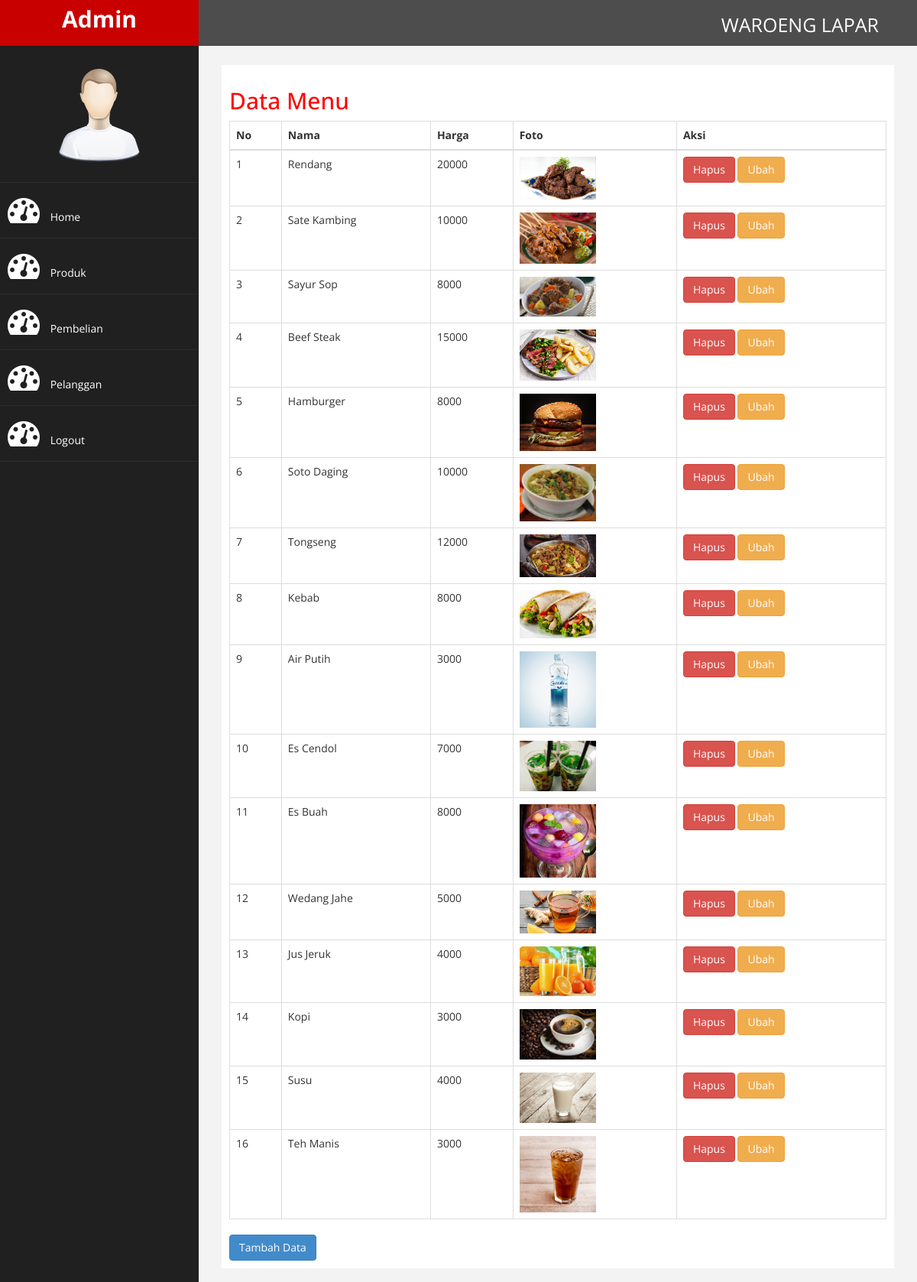
Screenshot of /admin/admin.php?halaman=produk (signed in) with the database file from the repository.
### tables this page shows
CREATE TABLE `produk` (
  `id_produk` int(11) NOT NULL,
  `nama_produk` varchar(150) NOT NULL,
  `harga_produk` varchar(300) NOT NULL,
  `foto_produk` varchar(100) NOT NULL
);

### admin/produk.php (the view)
<h2>Data Menu</h2>
<table class="table table-bordered">
	<thead>
		<tr>
			<th>No</th>
			<th>Nama</th>
			<th>Harga</th>
			<th>Foto</th>
			<th>Aksi</th>
		</tr>
	</thead>
	<tbody>
		<?php $nomor=1; ?>
		<?php $ambil=$koneksi->query("SELECT * FROM produk"); ?>
		<?php while($pecah=$ambil->fetch_assoc()){ ?>
		<tr>
			<td><?php echo $nomor; ?></td>
			<td><?php echo $pecah['nama_produk'];?></td>
			<td><?php echo $pecah['harga_produk'];?></td>
			<td>
				<img src="../foto_produk/<?php echo $pecah['foto_produk']; ?>" width="100">
			</td>
			<td>
				<a href="admin.php?halaman=hapusproduk&id=<?php echo $pecah['id_produk']; ?>" class="btn-danger btn">Hapus</a>
				<a href="admin.php?halaman=ubahproduk&id=<?php echo $pecah['id_produk']; ?>" class="btn btn-warning">Ubah</a>
			</td>
		</tr>
		<?php $nomor++; ?>
		<?php } ?>
	</tbody>
</table>
<a href="admin.php?halaman=tambahproduk" class="btn btn-primary">Tambah Data</a>

### admin/assets/css/custom.css (style rules this page uses)
body { font-family: 'Open Sans', sans-serif; }
h2 { color: #f00; }

### rows the page displays
produk: nama_produk "Rendang", harga_produk "20000", foto_produk (picture)
produk: nama_produk "Sate Kambing", harga_produk "10000", foto_produk (picture)
produk: nama_produk "Sayur Sop", harga_produk "8000", foto_produk (picture)
produk: nama_produk "Beef Steak", harga_produk "15000", foto_produk (picture)
produk: nama_produk "Hamburger", harga_produk "8000", foto_produk (picture)
produk: nama_produk "Soto Daging", harga_produk "10000", foto_produk (picture)
produk: nama_produk "Tongseng", harga_produk "12000", foto_produk (picture)
produk: nama_produk "Kebab", harga_produk "8000", foto_produk (picture)
produk: nama_produk "Air Putih", harga_produk "3000", foto_produk (picture)
produk: nama_produk "Es Cendol", harga_produk "7000", foto_produk (picture)
produk: nama_produk "Es Buah", harga_produk "8000", foto_produk (picture)
produk: nama_produk "Wedang Jahe", harga_produk "5000", foto_produk (picture)
produk: nama_produk "Jus Jeruk", harga_produk "4000", foto_produk (picture)
produk: nama_produk "Kopi", harga_produk "3000", foto_produk (picture)
produk: nama_produk "Susu", harga_produk "4000", foto_produk (picture)
produk: nama_produk "Teh Manis", harga_produk "3000", foto_produk (picture)
